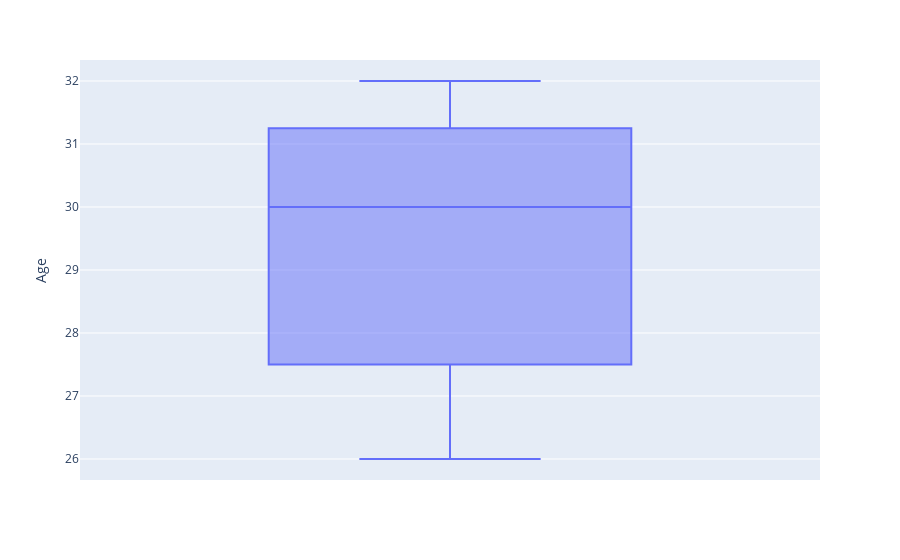

Notebook code cell kept with this figure:
### Code cell
import plotly_express as pe


pe.box (  y='Age',  data_frame= df  )

### Figure 1 — Plotly figure (JSON) as saved in the notebook; plotly's stock layout.template omitted (floating-point values rounded to 4 significant figures)
{"data": [{"alignmentgroup": "True", "hovertemplate": "Age=%{y}<extra></extra>", "legendgroup": "", "marker": {"color": "#636efa"}, "name": "", "notched": false, "offsetgroup": "", "orientation": "v", "showlegend": false, "type": "box", "x0": " ", "xaxis": "x", "y": [28, 31, 30, null, 32, null, 26], "y0": " ", "yaxis": "y"}], "layout": {"boxmode": "group", "legend": {"tracegroupgap": 0}, "margin": {"t": 60}, "xaxis": {"anchor": "y", "domain": [0, 1]}, "yaxis": {"anchor": "x", "domain": [0, 1], "title": {"text": "Age"}}}}
